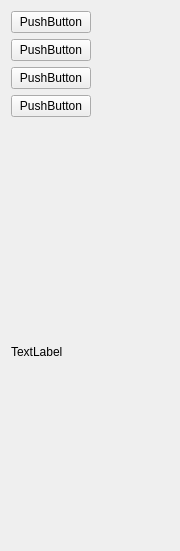
<?xml version="1.0" encoding="UTF-8"?>
<ui version="4.0">
 <class>Form</class>
 <widget class="QWidget" name="Form">
  <property name="geometry">
   <rect>
    <x>0</x>
    <y>0</y>
    <width>180</width>
    <height>551</height>
   </rect>
  </property>
  <property name="sizePolicy">
   <sizepolicy hsizetype="Expanding" vsizetype="Expanding">
    <horstretch>205</horstretch>
    <verstretch>55</verstretch>
   </sizepolicy>
  </property>
  <property name="windowTitle">
   <string>Form</string>
  </property>
  <layout class="QVBoxLayout" name="verticalLayout_2">
   <item>
    <layout class="QVBoxLayout" name="layout">
     <item>
      <widget class="QPushButton" name="search_button">
       <property name="sizePolicy">
        <sizepolicy hsizetype="Fixed" vsizetype="Fixed">
         <horstretch>0</horstretch>
         <verstretch>0</verstretch>
        </sizepolicy>
       </property>
       <property name="text">
        <string>PushButton</string>
       </property>
      </widget>
     </item>
    </layout>
   </item>
   <item>
    <layout class="QVBoxLayout" name="verticalLayout_3">
     <item>
      <widget class="QPushButton" name="main_window_button">
       <property name="sizePolicy">
        <sizepolicy hsizetype="Fixed" vsizetype="Fixed">
         <horstretch>0</horstretch>
         <verstretch>0</verstretch>
        </sizepolicy>
       </property>
       <property name="text">
        <string>PushButton</string>
       </property>
      </widget>
     </item>
    </layout>
   </item>
   <item>
    <layout class="QVBoxLayout" name="verticalLayout">
     <item>
      <widget class="QPushButton" name="upload_music_button">
       <property name="sizePolicy">
        <sizepolicy hsizetype="Fixed" vsizetype="Fixed">
         <horstretch>0</horstretch>
         <verstretch>0</verstretch>
        </sizepolicy>
       </property>
       <property name="text">
        <string>PushButton</string>
       </property>
      </widget>
     </item>
    </layout>
   </item>
   <item>
    <layout class="QVBoxLayout" name="verticalLayout_4">
     <item>
      <widget class="QPushButton" name="playlist_button">
       <property name="sizePolicy">
        <sizepolicy hsizetype="Fixed" vsizetype="Fixed">
         <horstretch>0</horstretch>
         <verstretch>0</verstretch>
        </sizepolicy>
       </property>
       <property name="text">
        <string>PushButton</string>
       </property>
      </widget>
     </item>
    </layout>
   </item>
   <item>
    <spacer name="verticalSpacer">
     <property name="orientation">
      <enum>Qt::Orientation::Vertical</enum>
     </property>
     <property name="sizeType">
      <enum>QSizePolicy::Policy::Preferred</enum>
     </property>
     <property name="sizeHint" stdset="0">
      <size>
       <width>20</width>
       <height>40</height>
      </size>
     </property>
    </spacer>
   </item>
   <item>
    <layout class="QVBoxLayout" name="verticalLayout_5">
     <item>
      <widget class="QLabel" name="username_label">
       <property name="sizePolicy">
        <sizepolicy hsizetype="Fixed" vsizetype="Preferred">
         <horstretch>0</horstretch>
         <verstretch>0</verstretch>
        </sizepolicy>
       </property>
       <property name="text">
        <string>TextLabel</string>
       </property>
      </widget>
     </item>
    </layout>
   </item>
  </layout>
 </widget>
 <resources/>
 <connections/>
</ui>
